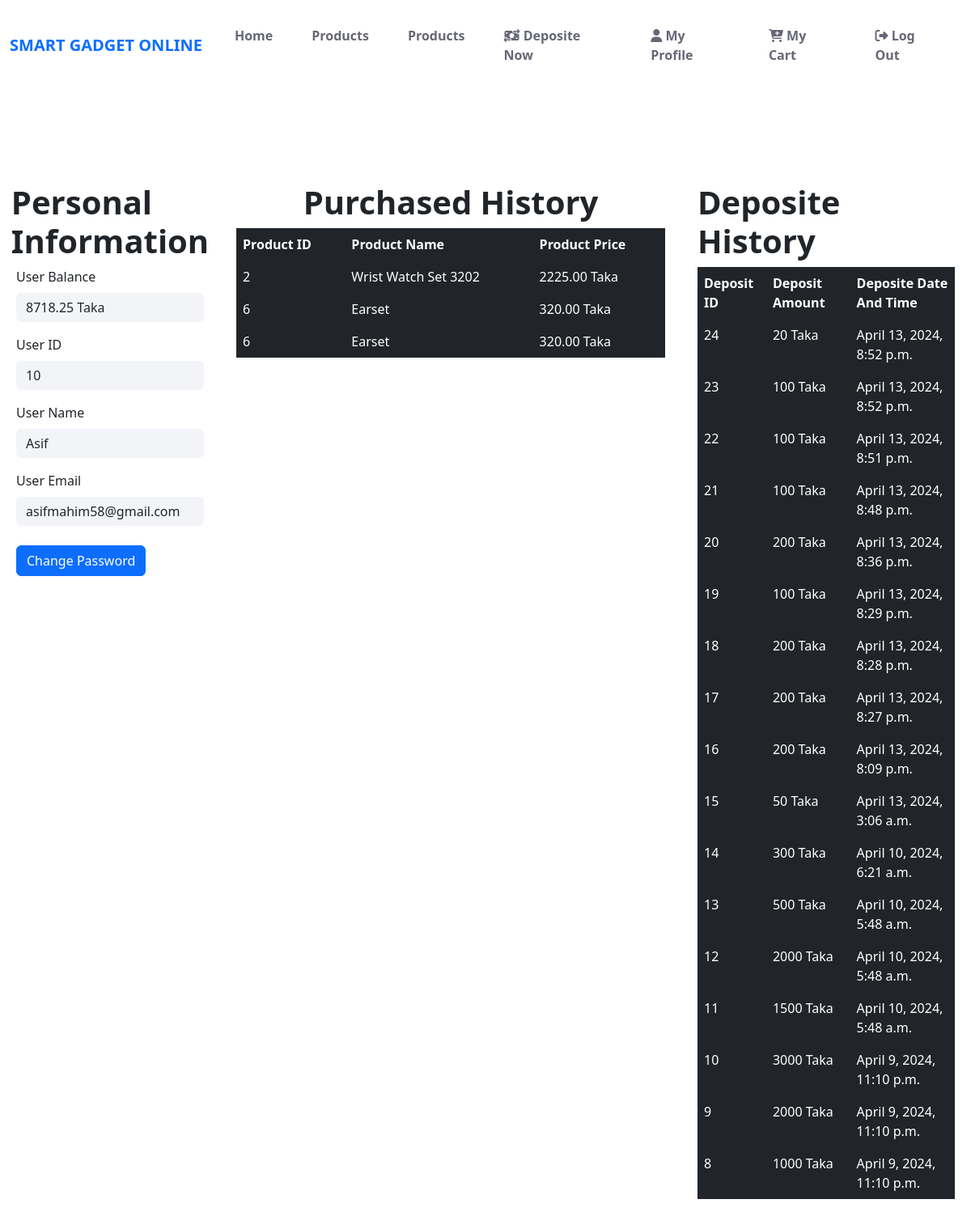
The page /Accounts/profile/ (signed in) on the database as committed earlier.
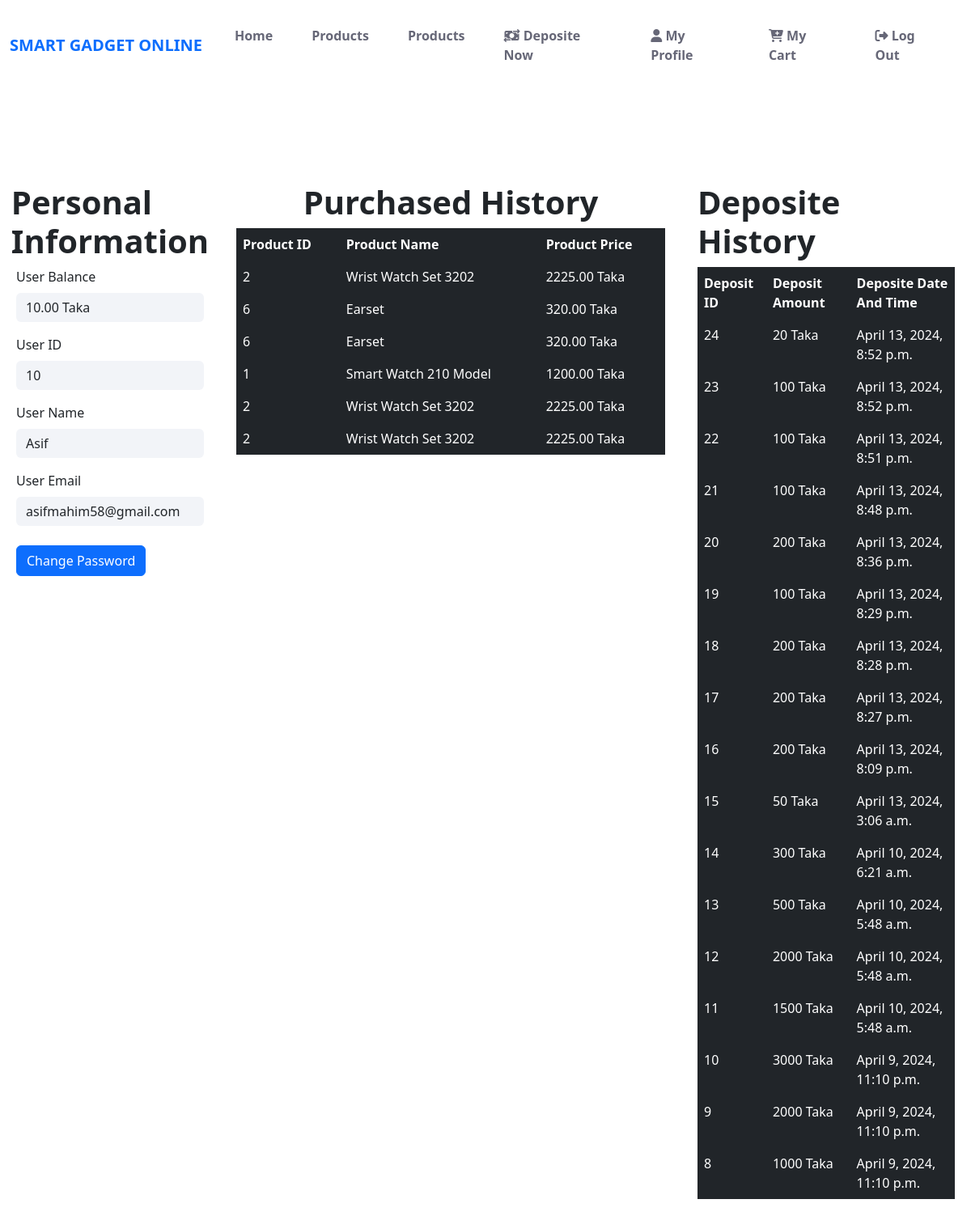
The same page on the database as committed later.
### balance/models.py (models this page shows, shortened)
class Balance(models.Model):
    user = models.OneToOneField(User, on_delete=models.CASCADE)
    balance = models.DecimalField(max_digits=12, decimal_places=2, default=0)

### purchased_product/models.py (models this page shows, shortened)
class Purchased_Product(models.Model):
    user = models.ForeignKey(User, on_delete=models.CASCADE)
    product = models.ForeignKey(product_info, on_delete=models.CASCADE)
    date_time = models.DateTimeField(auto_now_add=True)

### product/models.py (models this page shows, shortened)
class product_info(models.Model):
    name = models.CharField(max_length=200)
    image = models.ImageField(upload_to="product/images/")
    details = models.TextField(max_length=500)
    category = models.ManyToManyField(Product_Category)
    price = models.DecimalField(max_digits=10, decimal_places=2, default=None)
    delevary_charge = models.DecimalField(
        blank=True, null=True, max_digits=10, decimal_places=2, default=0
    )
    discount = models.DecimalField(
        blank=True,
        null=True,
        max_digits=10,
        decimal_places=2,
        default=0,
        help_text="In Percentage",
    )
    total_available_quantity = models.CharField(max_length=5000)

### deposite/models.py (models this page shows, shortened)
class Deposit(models.Model):
    user = models.ForeignKey(User, on_delete=models.CASCADE)
    deposit_amount = models.CharField(max_length=20)
    date_time_field = models.DateTimeField(blank=True, null=True, auto_now_add=True)

### Accounts/views.py (the view)
# urls.py: path("profile/", views.profile, name="profile"),
def profile(request):
    user = request.user
    depo_hist = Deposit.objects.filter(user=user).order_by("-date_time_field")
    total_depo = Deposit.objects.filter(user=user).count()
    balance = Balance.objects.get(user=user).balance
    purchased_product = Purchased_Product.objects.filter(user=user)
    return render(
        request,
        "profile.html",
        {
            "user": user,
            "dipos": depo_hist,
            "bal": balance,
            "prods": purchased_product,
            "total_depo": total_depo,
        },
    )

### Accounts/templates/profile.html (shortened to what this page needs)
{% extends "base.html" %} {%load static%} {%block stylelink%}
<link rel="stylesheet" href="{% static 'css/profile.css' %}" />
{%endblock%} {%block content%}
<div class="profile_container">
  <div class="info_skills">
    <div class="info_box">
      <h3 class="sec_title">Personal Information</h3>
      <div class="mb-3">
        <label for="exampleFormControlInput1" class="form-label">User Balance</label>
        <input
          type="text"
          class="form-control form_box"
          id="exampleFormControlInput1"
          placeholder="name@example.com"
          value="{{bal}} Taka"
          readonly
        />
      </div>
      <div class="mb-3">
        <label for="exampleFormControlInput1" class="form-label">User ID</label>
        <input
          type="text"
          class="form-control form_box"
          id="exampleFormControlInput1"
          placeholder="name@example.com"
          value="{{user.id}}"
          readonly
        />
      </div>
      <div class="mb-3">
        <label for="exampleFormControlInput1" class="form-label"
          >User Name</label
        >
        <input
          type="email"
          class="form-control form_box"
          id="exampleFormControlInput1"
          placeholder="name@example.com"
          value="{{user.username}}"
          readonly
        />
      </div>
      <div class="mb-3">
        <label for="exampleFormControlInput1" class="form-label"
          >User Email</label
        >
        <input
          type="email"
          class="form-control form_box"
          id="exampleFormControlInput1"
          placeholder="name@example.com"
          value="{{user.email}}"
          readonly
        />
        <a href="" class="btn btn-primary mt-4">Change Password</a>
      </div>
    </div>
    <div class="purchased_history_box">
      <h3 class="sec_title">Purchased History</h3>
      <div class="table-responsive">
        <table class="table table-dark table-borderless">
          <thead>
            <tr>
              <th>Product ID</th>
              <th>Product Name</th>
              <th>Product Price</th>
            </tr>
          </thead>
          <tbody>
            {% for prod in prods %}
              <td>{{ prod.product.id }}</td>
              <td>{{ prod.product.name }}</td>
              <td>{{ prod.product.price }} Taka</td>
            {% endfor %}
          </tbody>
        </table>
      </div>
    </div>
    <div class="depo_history_box">
      <h3 class="sec_title">Deposite History</h3>
      <div class="table-responsive">
        <table class="table table-dark table-borderless">
          <thead>
            <tr>
              <th>Deposit ID</th>
              <th>Deposit Amount</th>
              <th>Deposite Date And Time</th>
            </tr>
          </thead>
          <tbody>
            {%for dipo in dipos%}
            <tr class="dipo-box">
              <td>{{dipo.id}}</td>
              <td>{{dipo.deposit_amount}} Taka</td>
              <td>{{dipo.date_time_field}}</td>
            </tr>
            {%endfor%}
          </tbody>
        </table>
      </div>
    </div>
  </div>
</div>
{%endblock%}

Rows that differ between the two databases and show on the page:
changed Balance: balance "8718.25 Taka" → "10.00 Taka"
added Purchased_Product: product.id "1", product.name "Smart Watch 210 Model", product.price "1200.00"
added Purchased_Product: product.id "2", product.name "Wrist Watch Set 3202", product.price "2225.00"
added Purchased_Product: product.id "2", product.name "Wrist Watch Set 3202", product.price "2225.00"
